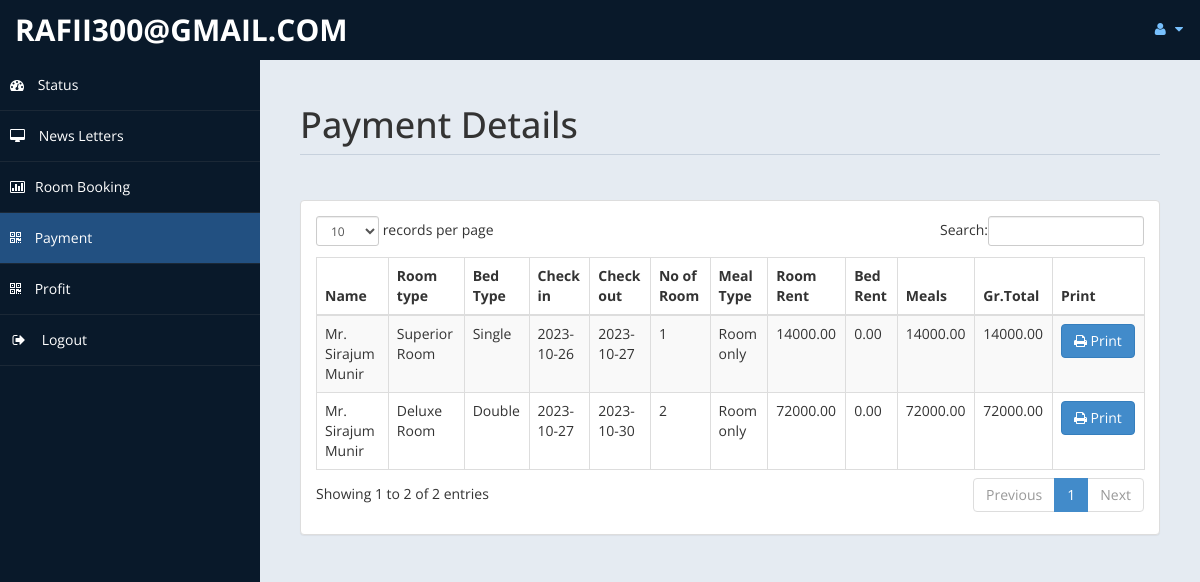
Page /admin/payment.php (signed in) on the committed database.
### tables this page shows
CREATE TABLE `payment` (
  `id` int(11) NOT NULL,
  `title` varchar(5) DEFAULT NULL,
  `fname` varchar(30) DEFAULT NULL,
  `lname` varchar(30) DEFAULT NULL,
  `troom` varchar(30) DEFAULT NULL,
  `tbed` varchar(30) DEFAULT NULL,
  `nroom` int(11) DEFAULT NULL,
  `cin` date DEFAULT NULL,
  `cout` date DEFAULT NULL,
  `ttot` double(8,2) DEFAULT NULL,
  `fintot` double(8,2) DEFAULT NULL,
  `mepr` double(8,2) DEFAULT NULL,
  `meal` varchar(30) DEFAULT NULL,
  `btot` double(8,2) DEFAULT NULL,
  `noofdays` int(11) DEFAULT NULL
);

### admin/payment.php (the view, shortened to what this page needs)
<!DOCTYPE html>
<html xmlns="http://www.w3.org/1999/xhtml">
<head>
    <link href="assets/css/bootstrap.css" rel="stylesheet" />
    <link href="assets/css/font-awesome.css" rel="stylesheet" />
    <link href="assets/css/custom-styles.css" rel="stylesheet" />
    <link href="assets/js/dataTables/dataTables.bootstrap.css" rel="stylesheet" />
</head>
<body>
    <div id="wrapper">
        <nav class="navbar navbar-default top-navbar" role="navigation">
            <div class="navbar-header">
                <a class="navbar-brand" href="home.php"><?php echo $_SESSION["user"]; ?> </a>
            </div>
            <ul class="nav navbar-top-links navbar-right">
                <li class="dropdown">
                    <a class="dropdown-toggle" data-toggle="dropdown" href="#" aria-expanded="false">
                        <i class="fa fa-user fa-fw"></i> <i class="fa fa-caret-down"></i>
                    </a>
                </li>
            </ul>
        </nav>
        <nav class="navbar-default navbar-side" role="navigation">
            <div class="sidebar-collapse">
                <ul class="nav" id="main-menu">
                    <li>
                        <a href="home.php"><i class="fa fa-dashboard"></i> Status</a>
                    </li>
                    <li>
                        <a  href="messages.php"><i class="fa fa-desktop"></i> News Letters</a>
                    </li>
					<li>
                        <a href="roombook.php"><i class="fa fa-bar-chart-o"></i>Room Booking</a>
                    </li>
                    <li>
                        <a class="active-menu" href="payment.php"><i class="fa fa-qrcode"></i> Payment</a>
                    </li>
                    <li>
                        <a  href="profit.php"><i class="fa fa-qrcode"></i> Profit</a>
                    </li>
                    <li>
                        <a href="logout.php" ><i class="fa fa-sign-out fa-fw"></i> Logout</a>
                    </li>
            </div>
        </nav>
        <div id="page-wrapper" >
            <div id="page-inner">
			 <div class="row">
                    <div class="col-md-12">
                        <h1 class="page-header">
                           Payment Details<small> </small>
                        </h1>
                    </div>
                </div>
            <div class="row">
                <div class="col-md-12">
                    <div class="panel panel-default">
                        <div class="panel-body">
                            <div class="table-responsive">
                                <table class="table table-striped table-bordered table-hover" id="dataTables-example">
                                    <thead>
                                        <tr>
                                            <th>Name</th>
											<th>Room type</th>
                                            <th>Bed Type</th>
                                            <th>Check in</th>
											<th>Check out</th>
											<th>No of Room</th>
											<th>Meal Type</th>
                                            <th>Room Rent</th>
											<th>Bed Rent</th>
											<th>Meals </th>
											<th>Gr.Total</th>
											<th>Print</th>
                                        </tr>
                                    </thead>
                                    <tbody>
									<?php
										include ('db.php');
										$sql="select * from payment";
										$re = mysqli_query($con,$sql);
										while($row = mysqli_fetch_array($re))
										{
											$id = $row['id'];
											if($id % 2 ==1 )
											{
												echo"<tr class='gradeC'>
													<td>".$row['title']." ".$row['fname']." ".$row['lname']."</td>
													<td>".$row['troom']."</td>
													<td>".$row['tbed']."</td>
													<td>".$row['cin']."</td>
													<td>".$row['cout']."</td>
													<td>".$row['nroom']."</td>
													<td>".$row['meal']."</td>
													<td>".$row['ttot']."</td>
													<td>".$row['mepr']."</td>
													<td>".$row['btot']."</td>
													<td>".$row['fintot']."</td>
													<td><a href=print.php?pid=".$id ." <button class='btn btn-primary'> <i class='fa fa-print' ></i> Print</button></td>
													</tr>";
											}
											else
											{
												echo"<tr class='gradeU'>
													<td>".$row['title']." ".$row['fname']." ".$row['lname']."</td>
													<td>".$row['troom']."</td>
													<td>".$row['tbed']."</td>
													<td>".$row['cin']."</td>
													<td>".$row['cout']."</td>
													<td>".$row['nroom']."</td>
													<td>".$row['meal']."</td>
													<td>".$row['ttot']."</td>
													<td>".$row['mepr']."</td>
													<td>".$row['btot']."</td>
													<td>".$row['fintot']."</td>
													<td><a href=print.php?pid=".$id ." <button class='btn btn-primary'> <i class='fa fa-print' ></i> Print</button></td>
													</tr>";
											}
										}
									?>
                                    </tbody>
                                </table>
                            </div>
                        </div>
                    </div>
                </div>
            </div>
                </div>
            </div>
    </div>
</body>
</html>

### admin/assets/css/custom-styles.css (style rules this page uses)
body { font-family: 'Open Sans', sans-serif; }
#wrapper { width: 100%; background:#09192A; }
#page-wrapper { padding: 15px 15px; min-height: 600px; background:#E5EBF2; }
#page-inner { width:100%; margin:10px 20px 10px 0px; background-color:transparent; padding:10px; min-height:1200px; }
h1, .h1, h2, .h2, h3, .h3 { margin-top: 7px; margin-bottom: -5px; }
.page-header { padding-bottom: 9px; margin: 10px 0 45px; border-bottom: 1px solid #C7D1DD; }
.top-navbar { margin:0px; }
.top-navbar .navbar-brand { color: #fff; width: 260px; text-align: left; height: 60px; font-size: 30px; font-weight: 700; text-transform: uppercase; line-height: 30px; }
.top-navbar .nav > li { position: relative; display: inline-block; }
.top-navbar .nav > li > a { position: relative; display: block; padding: 19px 15px; color: #77C0FD; }
.active-menu { background-color:#225081!important; }
.sidebar-collapse , .sidebar-collapse .nav { background:none; }
.sidebar-collapse .nav { padding:0; }
.sidebar-collapse .nav > li > a { color:#fff; background:transparent; text-shadow:none; }
.sidebar-collapse > .nav > li > a { padding:15px 10px; }
.sidebar-collapse > .nav > li { border-bottom: 1px solid rgba(107, 108, 109, 0.19); }
.navbar-side { border:none; background-color: transparent; }
.top-navbar { background:#09192A; border-bottom:none; }
.top-navbar .nav > li > a > i { margin-right: 2px; }
.navbar-default { border:0px solid black; }
.navbar-header { background: #09192A; }
.nav > li > a > i { margin-right:10px; }
@media (min-width:768px) { #page-wrapper { margin: 0 0 0 260px; padding: 15px 30px; min-height: 1200px; } }
@media (min-width:768px) { .navbar-side { z-index: 1; position: absolute; width: 260px; } }
@media (min-width:768px) { .navbar { border-radius: 0px; } }

### rows in the picture
payment: title "Mr.", fname "Sirajum", lname "Munir", troom "Superior Room", tbed "Single", cin "2023-10-26", cout "2023-10-27", nroom "1", meal "Room only", ttot "14000.00", mepr "0.00", btot "14000.00", fintot "14000.00"
payment: title "Mr.", fname "Sirajum", lname "Munir", troom "Deluxe Room", tbed "Double", cin "2023-10-27", cout "2023-10-30", nroom "2", meal "Room only", ttot "72000.00", mepr "0.00", btot "72000.00", fintot "72000.00"

### other values in the picture
$_SESSION["user"] "RAFII300@GMAIL.COM"
